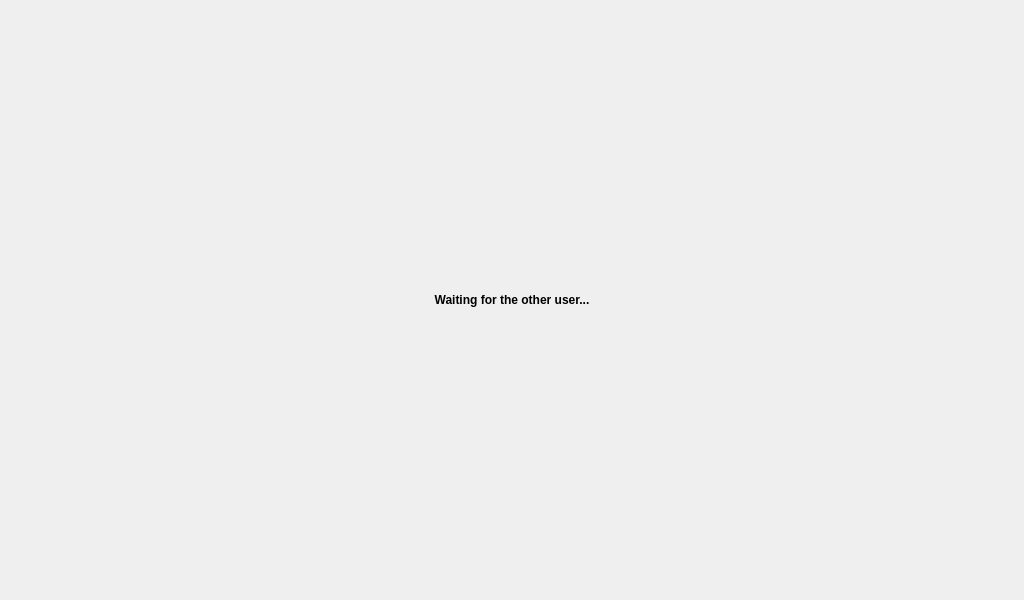
<?xml version="1.0" encoding="UTF-8"?>
<ui version="4.0">
 <class>SecondWindow</class>
 <widget class="QWidget" name="SecondWindow">
  <property name="geometry">
   <rect>
    <x>0</x>
    <y>0</y>
    <width>1024</width>
    <height>600</height>
   </rect>
  </property>
  <property name="windowTitle">
   <string>Form</string>
  </property>
  <layout class="QVBoxLayout" name="verticalLayout">
   <item>
    <widget class="QLabel" name="lblSecond">
     <property name="styleSheet">
      <string notr="true">font: 87 32pt &quot;Noto Sans CJK KR&quot;;
font-weight: 800;</string>
     </property>
     <property name="text">
      <string>Waiting for the other user...</string>
     </property>
     <property name="alignment">
      <set>Qt::AlignCenter</set>
     </property>
    </widget>
   </item>
  </layout>
 </widget>
 <resources/>
 <connections/>
</ui>
